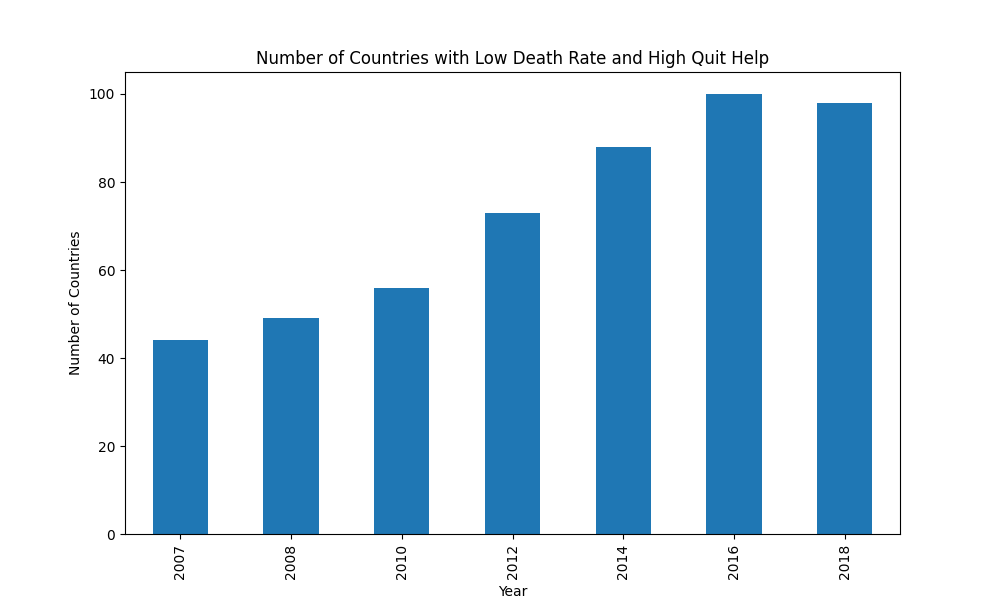

Python code for this plot:
import mysql.connector
import pandas as pd
import matplotlib.pyplot as plt
import numpy as np

config = {
    'user': '**',
    'password': '***',
    'host': '**',
    'database': '**',
}

connection = mysql.connector.connect(**config)
cursor = connection.cursor()
query = "SELECT * FROM high_quit_help_and_low_death_rate"
cursor.execute(query)

# Fetch the data and column names
data = cursor.fetchall()
column_names = [desc[0] for desc in cursor.description]

# Create a DataFrame from the fetched data
df = pd.DataFrame(data, columns=column_names)

cursor.close()
connection.close()


# Replace non-finite values with a default value or drop them
df['year'] = df['year'].replace([np.inf, -np.inf, np.nan], 0).astype(int)

# Remove rows with year 0
df = df[df['year'] != 0]

# Group the data by year and count the number of unique countries
countries_per_year = df.groupby('year')['country_name'].nunique()

# Set up the plot
fig, ax = plt.subplots(figsize=(10, 6))
countries_per_year.plot(kind='bar', ax=ax, color='steelblue')

# Set labels and title
ax.set_xlabel('Year')
ax.set_ylabel('Number of Countries')
plt.title('Number of Countries with Low Death Rate and High Quit Help')

plt.show()
